Frame 1 (no input): blank canvas, image omitted
Frame 60 (the mouse pressed at the canvas centre just before this capture): blank canvas, image omitted
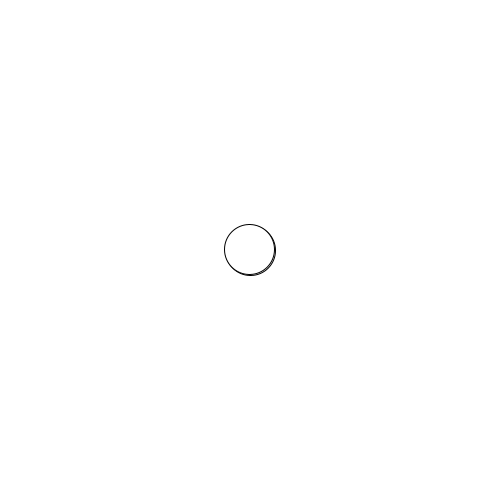
Frame 120 (the mouse held since frame 60 and released just before this capture)

The Processing sketch whose frames 1 and 60 were blank and that drew this single picture after the mouse press (run headless with seeded random() and noise(); from frame 60 on, the mouse is pressed at the canvas centre):

// Processing sketch: Flock02
// ── Flock02.pde
float x, y;

void setup() {
  size(500, 500);
}

void draw() {
  background(255);
  ellipse(mouseX, mouseY, 50, 50);
  x += 0.1*(mouseX - x);
  y += 0.1*(mouseY - y);
  ellipse(x, y, 50, 50);
}
